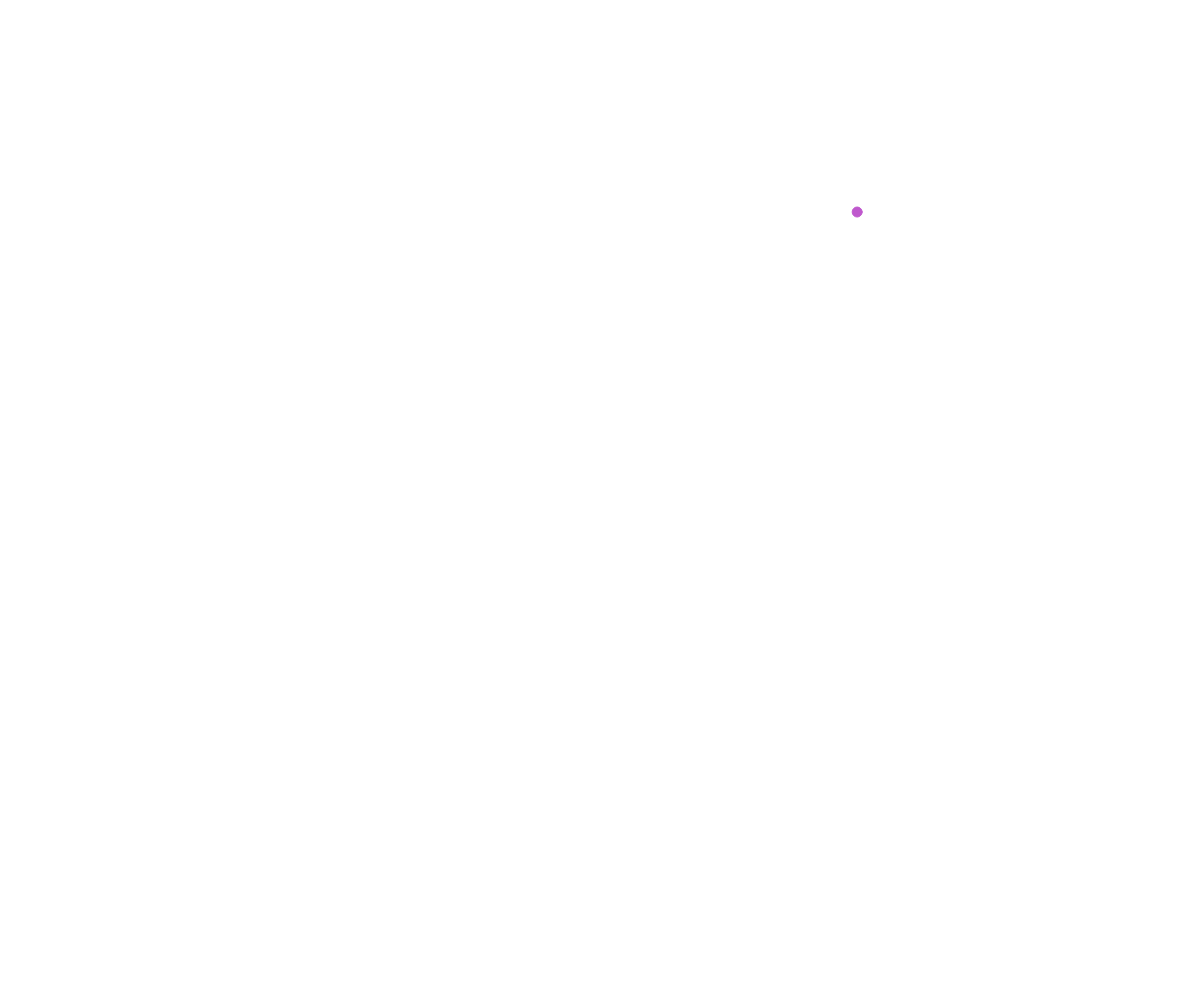
Frame 1 (no input)
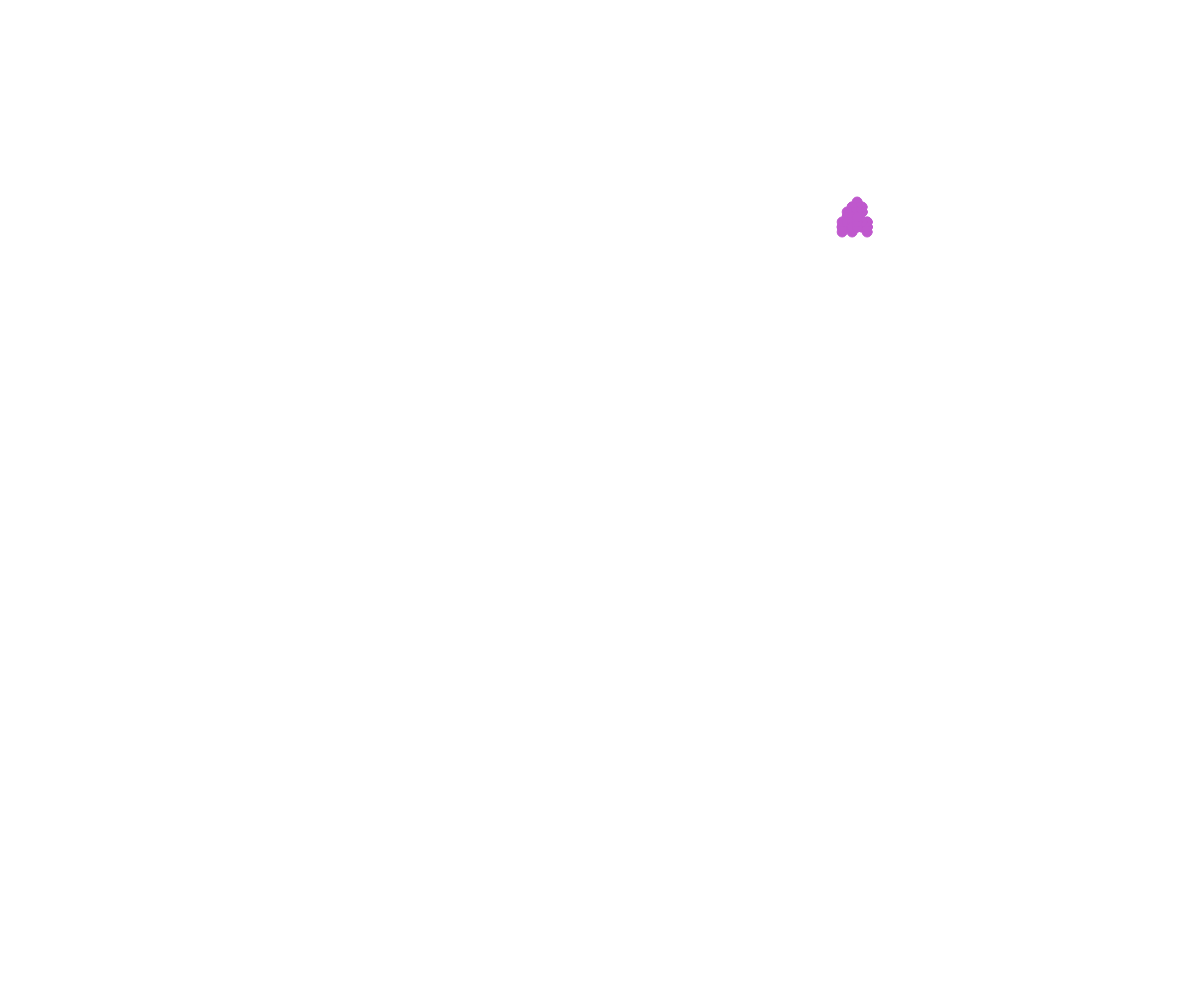
Frame 60 (no input)
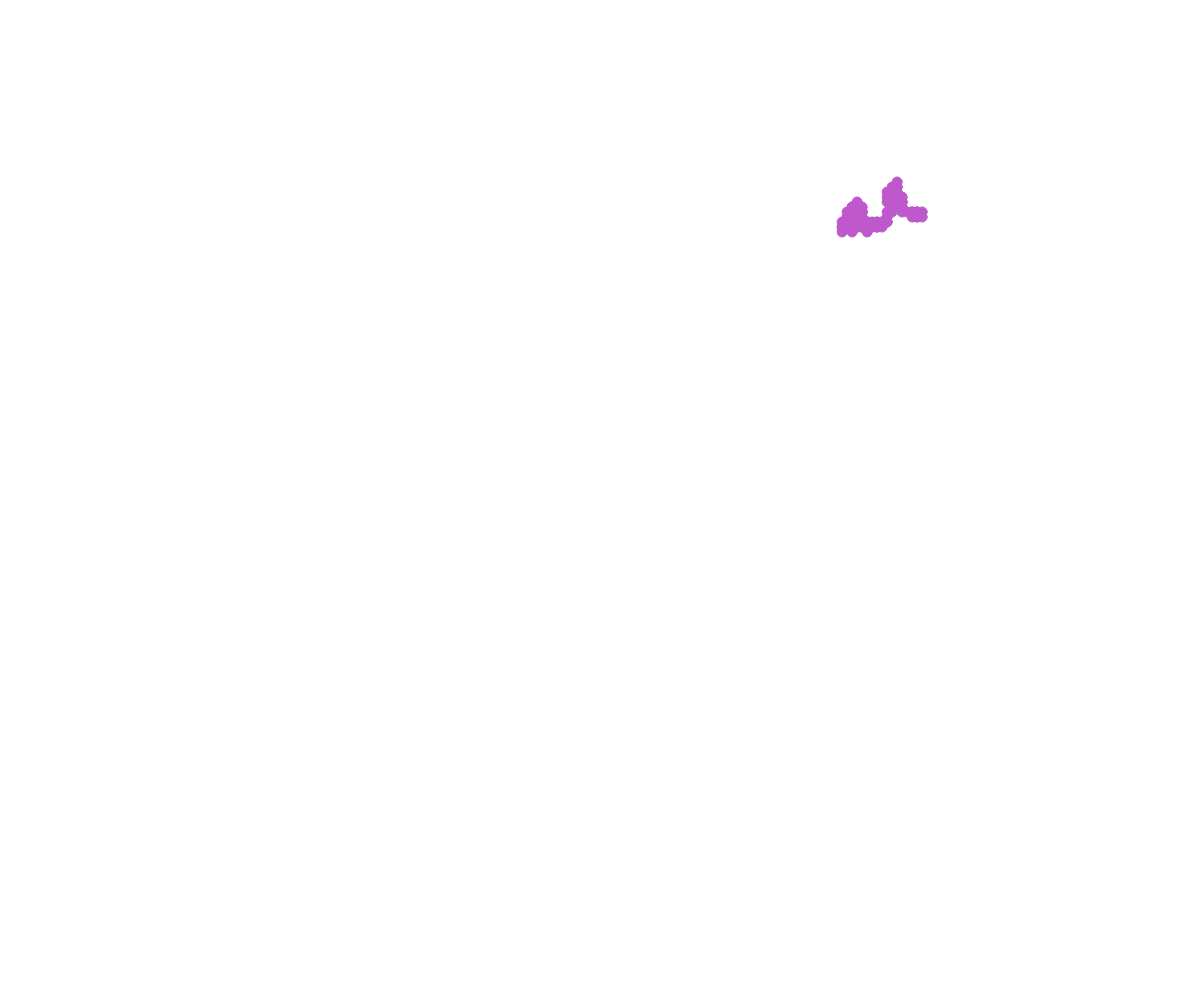
Frame 120 (the mouse pressed at the canvas centre since frame 60)

The p5.js sketch that drew these frames (run headless with seeded random() and noise() and a simulated clock; from frame 60 on, the mouse is pressed at the canvas centre):

// p5.js sketch
// ── sketch.js
// WALKER OOP
//Inscatchiate = calling the constructor (creating another class). Copying in a sense

class Walker {
  constructor(x, y) {
    this.x = x; //Insanciating
    this.y = y; //Insanciating
    this.color = "red"; //Insanciating
    this.speed = 5; //Insanciating
    this.radius = 5;
  }
//Everything you do in here (the squiggly brackets),
//is assumed to be a function so you don't 
//Need to call function in a sense
  display(){
    stroke(this.color);
    fill(this.color);
    circle(this.x, this.y, this.radius*2); //Easier to detect with math to call raidus
  }
  move(){
    let choice = random(100);

    if (choice < 25) {
      //up
      this.y -= this.speed;
    }

    else if (choice < 50){
      //down
      this.y += this.speed;
    }
    else if (choice < 75){
      //right
      this.x += this.speed;
    }
    else {
      //left
      this.x -= this.speed;
    }
  }
}

let walkerArray = [];

function setup() {
  createCanvas(windowWidth, windowHeight);
  spawnWalker();
}

function draw() {
  //Don't want bacckground so we see a trail (so it doesn't keep draw over it)
  for (let i = 0; i < walkerArray.length; i++){
    walkerArray[i].move();
    walkerArray[i].display();  
  }
}

function spawnWalker(){
  let michael = new Walker(random(width), random(height));
  let someColor = color(random(255), random(255), random(255));
  michael.color = someColor;
  walkerArray.push(michael);
}

function keyPressed(){
  spawnWalker();
}
//Possbily if a button pressed. Make new Walker
